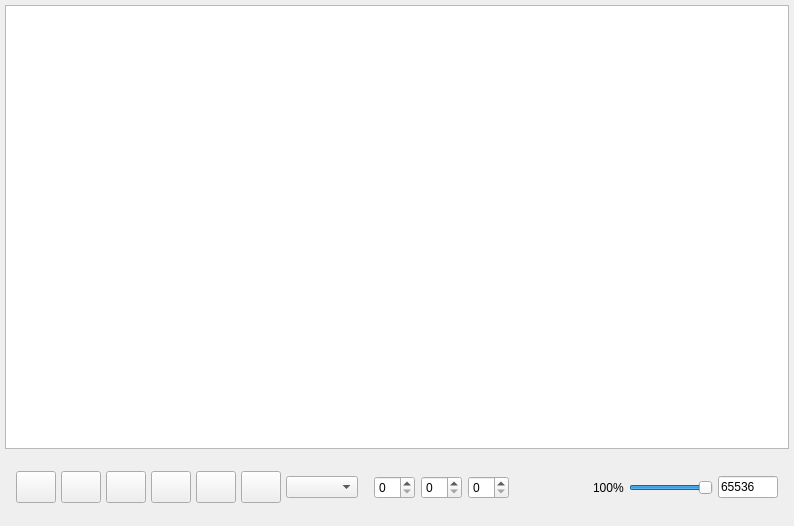
<?xml version="1.0" encoding="UTF-8"?>
<ui version="4.0">
 <class>Widget</class>
 <widget class="QWidget" name="Widget">
  <property name="geometry">
   <rect>
    <x>0</x>
    <y>0</y>
    <width>794</width>
    <height>526</height>
   </rect>
  </property>
  <property name="windowTitle">
   <string>Viewer</string>
  </property>
  <layout class="QVBoxLayout" name="verticalLayout">
   <property name="spacing">
    <number>5</number>
   </property>
   <property name="leftMargin">
    <number>5</number>
   </property>
   <property name="topMargin">
    <number>5</number>
   </property>
   <property name="rightMargin">
    <number>5</number>
   </property>
   <property name="bottomMargin">
    <number>5</number>
   </property>
   <item>
    <widget class="ImageViewer" name="graphicsView">
     <property name="renderHints">
      <set>QPainter::Antialiasing|QPainter::HighQualityAntialiasing|QPainter::SmoothPixmapTransform|QPainter::TextAntialiasing</set>
     </property>
     <property name="dragMode">
      <enum>QGraphicsView::ScrollHandDrag</enum>
     </property>
    </widget>
   </item>
   <item>
    <widget class="QWidget" name="widget" native="true">
     <layout class="QHBoxLayout" name="horizontalLayout">
      <property name="spacing">
       <number>5</number>
      </property>
      <item>
       <widget class="QPushButton" name="pbOpen">
        <property name="minimumSize">
         <size>
          <width>32</width>
          <height>32</height>
         </size>
        </property>
        <property name="toolTip">
         <string>&lt;html&gt;&lt;head/&gt;&lt;body&gt;&lt;p&gt;打开&lt;/p&gt;&lt;/body&gt;&lt;/html&gt;</string>
        </property>
        <property name="styleSheet">
         <string notr="true">border-image: url(:/icons/appbar.folder.open.png);</string>
        </property>
        <property name="text">
         <string/>
        </property>
       </widget>
      </item>
      <item>
       <widget class="QPushButton" name="pbExport">
        <property name="minimumSize">
         <size>
          <width>32</width>
          <height>32</height>
         </size>
        </property>
        <property name="styleSheet">
         <string notr="true">border-image: url(:/icons/appbar.cabinet.out.png);</string>
        </property>
        <property name="text">
         <string/>
        </property>
       </widget>
      </item>
      <item>
       <widget class="QPushButton" name="pbZoomin">
        <property name="minimumSize">
         <size>
          <width>32</width>
          <height>32</height>
         </size>
        </property>
        <property name="baseSize">
         <size>
          <width>0</width>
          <height>0</height>
         </size>
        </property>
        <property name="toolTip">
         <string>&lt;html&gt;&lt;head/&gt;&lt;body&gt;&lt;p&gt;放大&lt;/p&gt;&lt;/body&gt;&lt;/html&gt;</string>
        </property>
        <property name="styleSheet">
         <string notr="true">border-image: url(:/icons/appbar.magnify.add.png);</string>
        </property>
        <property name="text">
         <string/>
        </property>
       </widget>
      </item>
      <item>
       <widget class="QPushButton" name="pbZoomout">
        <property name="minimumSize">
         <size>
          <width>32</width>
          <height>32</height>
         </size>
        </property>
        <property name="styleSheet">
         <string notr="true">border-image: url(:/icons/appbar.magnify.minus.png);</string>
        </property>
        <property name="text">
         <string/>
        </property>
       </widget>
      </item>
      <item>
       <widget class="QPushButton" name="pbPrev">
        <property name="minimumSize">
         <size>
          <width>32</width>
          <height>32</height>
         </size>
        </property>
        <property name="toolTip">
         <string>&lt;html&gt;&lt;head/&gt;&lt;body&gt;&lt;p&gt;上一张&lt;/p&gt;&lt;/body&gt;&lt;/html&gt;</string>
        </property>
        <property name="styleSheet">
         <string notr="true">border-image: url(:/icons/appbar.navigate.previous.png);</string>
        </property>
        <property name="text">
         <string/>
        </property>
       </widget>
      </item>
      <item>
       <widget class="QPushButton" name="pbNext">
        <property name="minimumSize">
         <size>
          <width>32</width>
          <height>32</height>
         </size>
        </property>
        <property name="toolTip">
         <string>&lt;html&gt;&lt;head/&gt;&lt;body&gt;&lt;p&gt;下一张&lt;/p&gt;&lt;/body&gt;&lt;/html&gt;</string>
        </property>
        <property name="styleSheet">
         <string notr="true">border-image: url(:/icons/appbar.navigate.next.png);</string>
        </property>
        <property name="text">
         <string/>
        </property>
       </widget>
      </item>
      <item>
       <widget class="QComboBox" name="comboBox">
        <property name="sizeAdjustPolicy">
         <enum>QComboBox::AdjustToContents</enum>
        </property>
       </widget>
      </item>
      <item>
       <widget class="QWidget" name="pointerWidget" native="true">
        <property name="enabled">
         <bool>true</bool>
        </property>
        <layout class="QHBoxLayout" name="horizontalLayout_2">
         <item>
          <widget class="QSpinBox" name="spinBoxSL"/>
         </item>
         <item>
          <widget class="QSpinBox" name="spinBoxST"/>
         </item>
         <item>
          <widget class="QSpinBox" name="spinBoxIM"/>
         </item>
        </layout>
       </widget>
      </item>
      <item>
       <spacer name="horizontalSpacer">
        <property name="orientation">
         <enum>Qt::Horizontal</enum>
        </property>
        <property name="sizeHint" stdset="0">
         <size>
          <width>40</width>
          <height>20</height>
         </size>
        </property>
       </spacer>
      </item>
      <item>
       <widget class="QLabel" name="label">
        <property name="text">
         <string>100%</string>
        </property>
       </widget>
      </item>
      <item>
       <widget class="QSlider" name="sliderContrast">
        <property name="toolTip">
         <string>&lt;html&gt;&lt;head/&gt;&lt;body&gt;&lt;p&gt;对比度&lt;/p&gt;&lt;/body&gt;&lt;/html&gt;</string>
        </property>
        <property name="minimum">
         <number>1</number>
        </property>
        <property name="maximum">
         <number>256</number>
        </property>
        <property name="singleStep">
         <number>1</number>
        </property>
        <property name="pageStep">
         <number>10</number>
        </property>
        <property name="value">
         <number>256</number>
        </property>
        <property name="orientation">
         <enum>Qt::Horizontal</enum>
        </property>
       </widget>
      </item>
      <item>
       <widget class="QLineEdit" name="lineEdit">
        <property name="maximumSize">
         <size>
          <width>60</width>
          <height>16777215</height>
         </size>
        </property>
        <property name="text">
         <string>65536</string>
        </property>
       </widget>
      </item>
     </layout>
    </widget>
   </item>
  </layout>
 </widget>
 <layoutdefault spacing="6" margin="11"/>
 <customwidgets>
  <customwidget>
   <class>ImageViewer</class>
   <extends>QGraphicsView</extends>
   <header location="global">widget.h</header>
  </customwidget>
 </customwidgets>
 <resources/>
 <connections/>
</ui>
